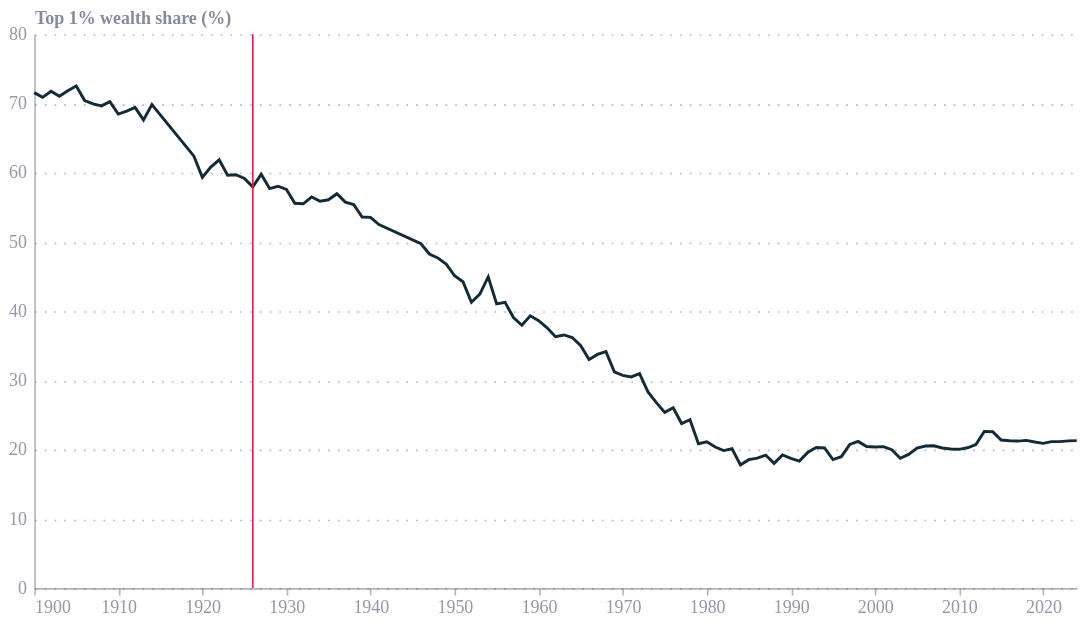

Write a Vega-Lite specification for this figure.
### Vega-Lite specification from a JSON file in a GitHub repository (floating-point values rounded to 4 significant figures)
{"config": {"font": "Circular Std", "text": {"color": "#676A86", "align": "left", "baseline": "middle", "dx": 7, "dy": 0, "fontSize": 11}, "view": {"stroke": null, "continuousWidth": 400, "continuousHeight": 300, "discreteWidth": 400, "discreteHeight": 300}, "range": {"category": ["#36B7B4", "#E6224B", "#F4C245", "#0063AF", "#00A767", "#179FDB", "#EB5C2E", "#5C267B", "#122B39"], "diverging": ["#E6224B", "#E54753", "#C9C9C9", "#179FDB", "#122B39"], "heatmap": ["#C9C9C9", "#179FDB", "#0063AF", "#122B39"], "ordinal": ["#00A767", "#36B7B4", "#179FDB", "#0063AF", "#243B5A"]}, "bar": {"color": "#179fdb"}, "line": {"color": "#e6224b"}, "rule": {"color": "#676A86"}, "area": {"opacity": 0.8}, "point": {"filled": true, "size": 80, "color": "#e6224b", "opacity": 0.95}, "geoshape": {"stroke": "white", "strokeWidth": 0.3}, "rect": {"fill": "#d6d4d4", "opacity": 0.3}, "axis": {"labelColor": "#676A86", "labelFontSize": 11, "labelFont": "Circular Std", "labelOpacity": 0.7, "tickColor": "#676A86", "tickOpacity": 0.5, "domainColor": "#676A86", "domainOpacity": 0.5, "gridColor": "#676A86", "gridDash": [2, 2], "gridOpacity": 0.5, "title": null, "titleColor": "#676A86", "titleOpacity": 0.8, "tickSize": 4}, "axisXDiscrete": {"grid": false, "labelAngle": 0, "tickCount": 10, "tickOpacity": 0.5, "title": null}, "axisYDiscrete": {"ticks": false, "labelPadding": 5}, "axisXTemporal": {"grid": false, "ticks": true}, "axisXQuantitative": {"grid": true}, "axisYQuantitative": {"gridColor": "#676A86", "gridDash": [1, 5], "gridOpacity": 0.5, "ticks": false, "labelPadding": 5, "tickCount": 8, "titleAngle": 0, "titleAlign": "left", "titleBaseline": "bottom", "titleX": 0, "titleY": -5}, "title": {"color": "#676A86E6", "subtitleColor": "#676A86", "font": "Circular Std", "subtitleFont": "Circular Std", "anchor": "start", "fontSize": 14, "subtitleFontSize": 12, "subtitlePadding": 4, "offset": 0, "frame": "group"}, "legend": {"titleColor": "#122b39", "title": null, "labelColor": "#122b39", "labelFontSize": 11}}, "layer": [{"data": {"name": "data-590c6779b7e43d7a4289becbbde36f47"}, "mark": {"type": "line", "color": "#122B39", "strokeWidth": 1.8}, "encoding": {"x": {"axis": {"format": "%Y", "tickCount": 10}, "field": "year", "title": null, "type": "temporal"}, "y": {"field": "share", "scale": {"domain": [0, 80]}, "title": "Top 1% wealth share (%)", "type": "quantitative"}}}, {"data": {"name": "data-9f3b75ec2287fbf4bf0d76680d727457"}, "mark": {"type": "rule", "color": "#E6224B", "strokeWidth": 1}, "encoding": {"x": {"field": "year", "type": "temporal"}}}], "height": 340, "width": 640, "$schema": "https://vega.github.io/schema/vega-lite/v6.4.1.json", "datasets": {"data-590c6779b7e43d7a4289becbbde36f47": [{"year": "1900-01-01T00:00:00", "share": 71.56}, {"year": "1901-01-01T00:00:00", "share": 70.88}, {"year": "1902-01-01T00:00:00", "share": 71.75}, {"year": "1903-01-01T00:00:00", "share": 71.03}, {"year": "1904-01-01T00:00:00", "share": 71.83}, {"year": "1905-01-01T00:00:00", "share": 72.51}, {"year": "1906-01-01T00:00:00", "share": 70.41}, {"year": "1907-01-01T00:00:00", "share": 69.94}, {"year": "1908-01-01T00:00:00", "share": 69.64}, {"year": "1909-01-01T00:00:00", "share": 70.25}, {"year": "1910-01-01T00:00:00", "share": 68.47}, {"year": "1911-01-01T00:00:00", "share": 68.89}, {"year": "1912-01-01T00:00:00", "share": 69.43}, {"year": "1913-01-01T00:00:00", "share": 67.63}, {"year": "1914-01-01T00:00:00", "share": 69.83}, {"year": "1919-01-01T00:00:00", "share": 62.38}, {"year": "1920-01-01T00:00:00", "share": 59.33}, {"year": "1921-01-01T00:00:00", "share": 60.8}, {"year": "1922-01-01T00:00:00", "share": 61.85}, {"year": "1923-01-01T00:00:00", "share": 59.62}, {"year": "1924-01-01T00:00:00", "share": 59.71}, {"year": "1925-01-01T00:00:00", "share": 59.16}, {"year": "1926-01-01T00:00:00", "share": 57.95}, {"year": "1927-01-01T00:00:00", "share": 59.77}, {"year": "1928-01-01T00:00:00", "share": 57.7}, {"year": "1929-01-01T00:00:00", "share": 58.04}, {"year": "1930-01-01T00:00:00", "share": 57.58}, {"year": "1931-01-01T00:00:00", "share": 55.58}, {"year": "1932-01-01T00:00:00", "share": 55.5}, {"year": "1933-01-01T00:00:00", "share": 56.5}, {"year": "1934-01-01T00:00:00", "share": 55.88}, {"year": "1935-01-01T00:00:00", "share": 56.09}, {"year": "1936-01-01T00:00:00", "share": 56.96}, {"year": "1937-01-01T00:00:00", "share": 55.75}, {"year": "1938-01-01T00:00:00", "share": 55.4}, {"year": "1939-01-01T00:00:00", "share": 53.6}, {"year": "1940-01-01T00:00:00", "share": 53.54}, {"year": "1941-01-01T00:00:00", "share": 52.5}, {"year": "1946-01-01T00:00:00", "share": 49.74}, {"year": "1947-01-01T00:00:00", "share": 48.26}, {"year": "1948-01-01T00:00:00", "share": 47.69}, {"year": "1949-01-01T00:00:00", "share": 46.79}, {"year": "1950-01-01T00:00:00", "share": 45.11}, {"year": "1951-01-01T00:00:00", "share": 44.24}, {"year": "1952-01-01T00:00:00", "share": 41.29}, {"year": "1953-01-01T00:00:00", "share": 42.45}, {"year": "1954-01-01T00:00:00", "share": 44.95}, {"year": "1955-01-01T00:00:00", "share": 41.05}, {"year": "1956-01-01T00:00:00", "share": 41.28}, {"year": "1957-01-01T00:00:00", "share": 39.08}, {"year": "1958-01-01T00:00:00", "share": 37.96}, {"year": "1959-01-01T00:00:00", "share": 39.33}, {"year": "1960-01-01T00:00:00", "share": 38.62}, {"year": "1961-01-01T00:00:00", "share": 37.59}, {"year": "1962-01-01T00:00:00", "share": 36.3}, {"year": "1963-01-01T00:00:00", "share": 36.56}, {"year": "1964-01-01T00:00:00", "share": 36.19}, {"year": "1965-01-01T00:00:00", "share": 35.02}, {"year": "1966-01-01T00:00:00", "share": 33.03}, {"year": "1967-01-01T00:00:00", "share": 33.75}, {"year": "1968-01-01T00:00:00", "share": 34.15}, {"year": "1969-01-01T00:00:00", "share": 31.23}, {"year": "1970-01-01T00:00:00", "share": 30.73}, {"year": "1971-01-01T00:00:00", "share": 30.49}, {"year": "1972-01-01T00:00:00", "share": 30.97}, {"year": "1973-01-01T00:00:00", "share": 28.33}, {"year": "1974-01-01T00:00:00", "share": 26.78}, {"year": "1975-01-01T00:00:00", "share": 25.38}, {"year": "1976-01-01T00:00:00", "share": 26.04}, {"year": "1977-01-01T00:00:00", "share": 23.77}, {"year": "1978-01-01T00:00:00", "share": 24.32}, {"year": "1979-01-01T00:00:00", "share": 20.85}, {"year": "1980-01-01T00:00:00", "share": 21.14}, {"year": "1981-01-01T00:00:00", "share": 20.38}, {"year": "1982-01-01T00:00:00", "share": 19.86}, {"year": "1983-01-01T00:00:00", "share": 20.13}, {"year": "1984-01-01T00:00:00", "share": 17.8}, {"year": "1985-01-01T00:00:00", "share": 18.55}, {"year": "1986-01-01T00:00:00", "share": 18.77}, {"year": "1987-01-01T00:00:00", "share": 19.21}, {"year": "1988-01-01T00:00:00", "share": 18.01}, {"year": "1989-01-01T00:00:00", "share": 19.23}, {"year": "1990-01-01T00:00:00", "share": 18.73}, {"year": "1991-01-01T00:00:00", "share": 18.34}, {"year": "1992-01-01T00:00:00", "share": 19.6}, {"year": "1993-01-01T00:00:00", "share": 20.3}, {"year": "1994-01-01T00:00:00", "share": 20.24}, {"year": "1995-01-01T00:00:00", "share": 18.56}, {"year": "1996-01-01T00:00:00", "share": 18.98}, {"year": "1997-01-01T00:00:00", "share": 20.75}, {"year": "1998-01-01T00:00:00", "share": 21.18}, {"year": "1999-01-01T00:00:00", "share": 20.45}, {"year": "2000-01-01T00:00:00", "share": 20.37}, {"year": "2001-01-01T00:00:00", "share": 20.43}, {"year": "2002-01-01T00:00:00", "share": 19.98}, {"year": "2003-01-01T00:00:00", "share": 18.75}, {"year": "2004-01-01T00:00:00", "share": 19.31}, {"year": "2005-01-01T00:00:00", "share": 20.23}, {"year": "2006-01-01T00:00:00", "share": 20.52}, {"year": "2007-01-01T00:00:00", "share": 20.56}, {"year": "2008-01-01T00:00:00", "share": 20.23}, {"year": "2009-01-01T00:00:00", "share": 20.09}, {"year": "2010-01-01T00:00:00", "share": 20.04}, {"year": "2011-01-01T00:00:00", "share": 20.26}, {"year": "2012-01-01T00:00:00", "share": 20.73}, {"year": "2013-01-01T00:00:00", "share": 22.63}, {"year": "2014-01-01T00:00:00", "share": 22.59}, {"year": "2015-01-01T00:00:00", "share": 21.38}, {"year": "2016-01-01T00:00:00", "share": 21.28}, {"year": "2017-01-01T00:00:00", "share": 21.23}, {"year": "2018-01-01T00:00:00", "share": 21.33}, {"year": "2019-01-01T00:00:00", "share": 21.09}, {"year": "2020-01-01T00:00:00", "share": 20.9}, {"year": "2021-01-01T00:00:00", "share": 21.15}, {"year": "2022-01-01T00:00:00", "share": 21.15}, {"year": "2023-01-01T00:00:00", "share": 21.26}, {"year": "2024-01-01T00:00:00", "share": 21.3}], "data-9f3b75ec2287fbf4bf0d76680d727457": [{"year": "1926-01-01T00:00:00"}]}}
